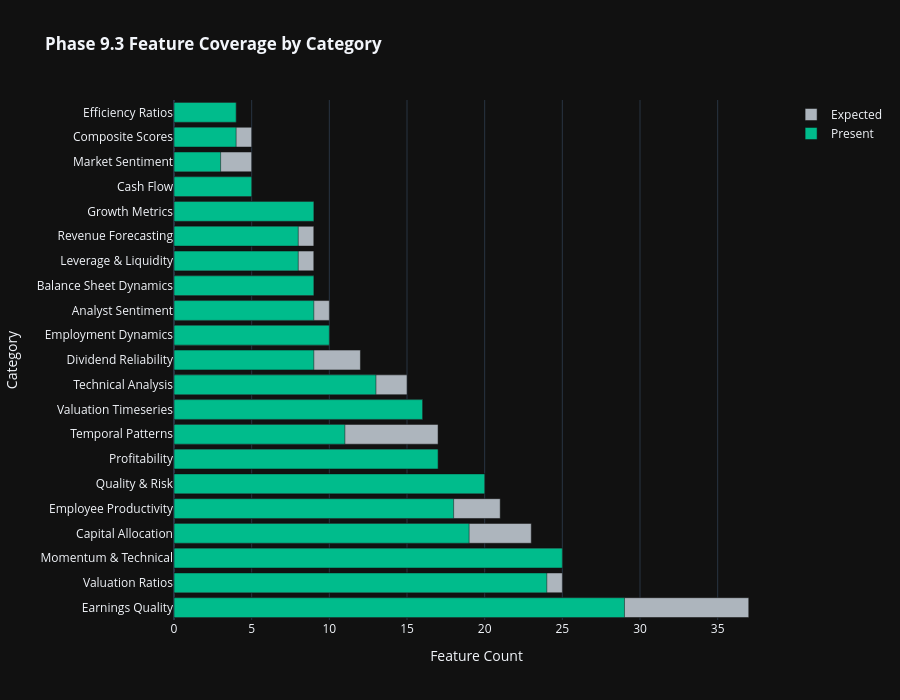
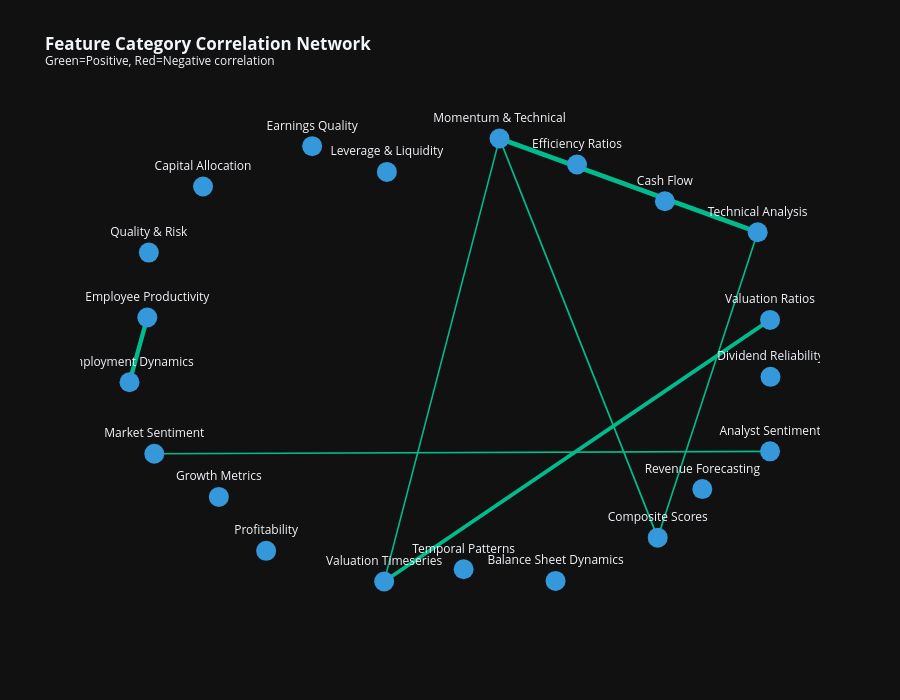

Notebook source saved alongside these figures, in order:
### Markdown cell above
## Cell 4: Phase 9.3 Feature Category Dashboards

Comprehensive dashboards for each of the 21 Phase 9.3 feature categories.

### Code cell
# ============================================================================
# Cell 4: Phase 9.3 Feature Category Dashboards
# ============================================================================

print('=' * 80)
print('📊 PHASE 9.3 FEATURE CATEGORY DASHBOARDS')
print('=' * 80)

category_viz_dir = OUTPUT_DIR / 'eda' / 'dashboards' / 'categories'
category_viz_dir.mkdir(parents=True, exist_ok=True)

# Get categorized features
categorized = categorize_dataframe_columns(df)

# ============================================================================
# 4.1 Category Coverage Overview
# ============================================================================
print('\n📋 Feature Category Coverage Analysis...')

coverage_data = []
for category, features in PHASE93_FEATURE_CATEGORIES.items():
    present = [f for f in features if f in df.columns]
    avg_completeness = 0
    if present:
        avg_completeness = df[present].notna().mean().mean() * 100

    coverage_data.append({
        'Category': category,
        'Expected': len(features),
        'Present': len(present),
        'Coverage_Pct': len(present) / len(features) * 100 if features else 0,
        'Completeness_Pct': avg_completeness,
        'Color': CATEGORY_COLORS.get(category, '#666666'),
    })

coverage_df = pd.DataFrame(coverage_data).sort_values('Expected', ascending=False)

# Coverage bar chart
fig_coverage = go.Figure()
fig_coverage.add_trace(go.Bar(
    y=coverage_df['Category'], x=coverage_df['Expected'],
    name='Expected', orientation='h', marker_color=COLOR_PALETTE['neutral'],
))
fig_coverage.add_trace(go.Bar(
    y=coverage_df['Category'], x=coverage_df['Present'],
    name='Present', orientation='h', marker_color=COLOR_PALETTE['success'],
))
fig_coverage.update_layout(
    title='<b>Phase 9.3 Feature Coverage by Category</b>',
    template=PLOTLY_TEMPLATE, height=700, barmode='overlay',
    xaxis_title='Feature Count', yaxis_title='Category',
)
fig_coverage.write_html(category_viz_dir / 'phase93_coverage_overview.html')
fig_coverage.show()
print(f'  ✓ Saved: phase93_coverage_overview.html')


# ============================================================================
# 4.2 Generate Dashboard for Each Major Category
# ============================================================================

def create_category_dashboard(dashboard_df, category_name, category_features, output_dir, group_cols=None):
    """Create comprehensive dashboard for a feature category."""
    # Filter features to only include numeric columns present in dashboard_df
    available_features = [f for f in category_features
                          if f in dashboard_df.columns and pd.api.types.is_numeric_dtype(dashboard_df[f])]

    if not available_features:
        print(f"  ⚠ No numeric features available for {category_name}")
        return None

    # Create subplots
    fig = make_subplots(
        rows=2, cols=2,
        subplot_titles=[
            f'{category_name}: Distribution by Sector',
            f'{category_name}: Top Features Correlation',
            f'{category_name}: Regional Comparison',
            f'{category_name}: Key Metrics Box Plots',
        ],
        specs=[[{'type': 'bar'}, {'type': 'heatmap'}],
               [{'type': 'scatter'}, {'type': 'box'}]],
        vertical_spacing=0.12, horizontal_spacing=0.1,
    )

    # 1. Mean by Sector (top 10 sectors)
    if 'sector' in dashboard_df.columns and available_features:
        sector_means = dashboard_df.groupby('sector')[available_features[:5]].mean()
        top_sectors = dashboard_df['sector'].value_counts().head(10).index
        sector_means = sector_means.loc[sector_means.index.isin(top_sectors)]

        for i_feat, feat in enumerate(available_features[:3]):
            if feat in sector_means.columns:
                fig.add_trace(
                    go.Bar(x=sector_means.index, y=sector_means[feat], name=feat[:20]),
                    row=1, col=1
                )

    # 2. Correlation heatmap
    if len(available_features) >= 3:
        corr = dashboard_df[available_features[:10]].corr()
        fig.add_trace(
            go.Heatmap(z=corr.values, x=corr.columns, y=corr.index,
                       colorscale='RdBu_r', zmin=-1, zmax=1),
            row=1, col=2
        )

    # 3. Regional scatter (first 2 features)
    if 'region' in dashboard_df.columns and len(available_features) >= 2:
        for region_name in dashboard_df['region'].unique()[:5]:
            region_df_slice = dashboard_df[dashboard_df['region'] == region_name]
            fig.add_trace(
                go.Scatter(x=region_df_slice[available_features[0]], y=region_df_slice[available_features[1]],
                           mode='markers', name=str(region_name)[:15], opacity=0.6),
                row=2, col=1
            )

    # 4. Box plots
    if 'sector' in dashboard_df.columns and available_features:
        for feat in available_features[:2]:
            fig.add_trace(
                go.Box(y=dashboard_df[feat], x=dashboard_df['sector'], name=feat[:15]),
                row=2, col=2
            )

    fig.update_layout(
        title=f'<b>{category_name} Dashboard</b><br><sup>{len(available_features)} features available</sup>',
        template=PLOTLY_TEMPLATE, height=900, showlegend=True,
    )

    output_path_file = output_dir / f'{category_name.lower().replace(" ", "_").replace("&", "and")}_dashboard.html'
    fig.write_html(output_path_file)
    return output_path_file


# Generate dashboards for key categories
key_categories = [
    'Momentum & Technical', 'Valuation Ratios', 'Profitability',
    'Quality & Risk', 'Growth Metrics', 'Leverage & Liquidity',
    'Analyst Sentiment', 'Earnings Quality', 'Dividend Reliability',
    'Revenue Forecasting', 'Balance Sheet Dynamics', 'Technical Analysis',
    'Valuation Timeseries', 'Employment Dynamics',
]

for category in key_categories:
    if category in PHASE93_FEATURE_CATEGORIES:
        features = PHASE93_FEATURE_CATEGORIES[category]
        result = create_category_dashboard(df, category, features, category_viz_dir)
        if result:
            print(f'  ✓ Created: {result.name}')

# ============================================================================
# 4.3 Feature Category Correlation Network
# ============================================================================
print('\n🕸️ Creating Feature Category Correlation Network...')
fig_network = create_category_correlation_network(df, category_mapping=PHASE93_FEATURE_CATEGORIES,
                                                  output_dir=category_viz_dir)
if fig_network is not None:
    fig_network.show()
    print(f'  ✓ Saved: category_correlation_network.html')

print('\n✓ Phase 9.3 Category Dashboards Complete')

### Figure 1 — Plotly figure (JSON) as saved in the notebook; plotly's stock layout.template omitted (floating-point values rounded to 4 significant figures)
{"data": [{"marker": {"color": "#adb5bd"}, "name": "Expected", "orientation": "h", "x": [37, 25, 25, 23, 21, 20, 17, 17, 16, 15, 12, 10, 10, 9, 9, 9, 9, 5, 5, 5, 4], "y": ["Earnings Quality", "Valuation Ratios", "Momentum & Technical", "Capital Allocation", "Employee Productivity", "Quality & Risk", "Profitability", "Temporal Patterns", "Valuation Timeseries", "Technical Analysis", "Dividend Reliability", "Employment Dynamics", "Analyst Sentiment", "Balance Sheet Dynamics", "Leverage & Liquidity", "Revenue Forecasting", "Growth Metrics", "Cash Flow", "Market Sentiment", "Composite Scores", "Efficiency Ratios"], "type": "bar"}, {"marker": {"color": "#00bc8c"}, "name": "Present", "orientation": "h", "x": [29, 24, 25, 19, 18, 20, 17, 11, 16, 13, 9, 10, 9, 9, 8, 8, 9, 5, 3, 4, 4], "y": ["Earnings Quality", "Valuation Ratios", "Momentum & Technical", "Capital Allocation", "Employee Productivity", "Quality & Risk", "Profitability", "Temporal Patterns", "Valuation Timeseries", "Technical Analysis", "Dividend Reliability", "Employment Dynamics", "Analyst Sentiment", "Balance Sheet Dynamics", "Leverage & Liquidity", "Revenue Forecasting", "Growth Metrics", "Cash Flow", "Market Sentiment", "Composite Scores", "Efficiency Ratios"], "type": "bar"}], "layout": {"title": {"text": "<b>Phase 9.3 Feature Coverage by Category</b>"}, "height": 700, "barmode": "overlay", "xaxis": {"title": {"text": "Feature Count"}}, "yaxis": {"title": {"text": "Category"}}}}

### Figure 2 — Plotly figure (JSON) as saved in the notebook; plotly's stock layout.template omitted (floating-point values rounded to 4 significant figures)
{"data": [{"hoverinfo": "none", "line": {"color": "#00bc8c", "width": 1.752}, "mode": "lines", "x": [0.1351, 0.6078, null], "y": [1.0, -0.7863, null], "type": "scatter"}, {"hoverinfo": "none", "line": {"color": "#00bc8c", "width": 4.702}, "mode": "lines", "x": [0.1351, 0.9065, null], "y": [1.0, 0.5803, null], "type": "scatter"}, {"hoverinfo": "none", "line": {"color": "#00bc8c", "width": 1.54}, "mode": "lines", "x": [0.1351, -0.2096, null], "y": [1.0, -0.9823, null], "type": "scatter"}, {"hoverinfo": "none", "line": {"color": "#00bc8c", "width": 3.843}, "mode": "lines", "x": [0.9434, -0.2096, null], "y": [0.1883, -0.9823, null], "type": "scatter"}, {"hoverinfo": "none", "line": {"color": "#00bc8c", "width": 1.707}, "mode": "lines", "x": [0.9434, -0.8963, null], "y": [-0.4, -0.4106, null], "type": "scatter"}, {"hoverinfo": "none", "line": {"color": "#00bc8c", "width": 1.62}, "mode": "lines", "x": [0.6078, 0.9065, null], "y": [-0.7863, 0.5803, null], "type": "scatter"}, {"hoverinfo": "none", "line": {"color": "#00bc8c", "width": 4.439}, "mode": "lines", "x": [-0.9172, -0.9704, null], "y": [0.1989, -0.09082, null], "type": "scatter"}, {"hoverinfo": "text", "marker": {"color": "#3498db", "size": 20}, "mode": "markers+text", "text": ["Momentum & Technical", "Valuation Ratios", "Profitability", "Quality & Risk", "Cash Flow", "Capital Allocation", "Analyst Sentiment", "Market Sentiment", "Leverage & Liquidity", "Temporal Patterns", "Composite Scores", "Growth Metrics", "Efficiency Ratios", "Employee Productivity", "Balance Sheet Dynamics", "Revenue Forecasting", "Earnings Quality", "Technical Analysis", "Valuation Timeseries", "Dividend Reliability", "Employment Dynamics"], "textposition": "top center", "x": [0.1351, 0.9434, -0.5622, -0.9127, 0.6293, -0.7507, 0.9434, -0.8963, -0.2014, 0.0279, 0.6078, -0.7035, 0.3667, -0.9172, 0.3026, 0.7411, -0.4247, 0.9065, -0.2096, 0.9448, -0.9704], "y": [1.0, 0.1883, -0.8451, 0.4896, 0.7193, 0.7853, -0.4, -0.4106, 0.8505, -0.9277, -0.7863, -0.6037, 0.8835, 0.1989, -0.9795, -0.5689, 0.9658, 0.5803, -0.9823, -0.06652, -0.09082], "type": "scatter"}], "layout": {"xaxis": {"showgrid": false, "zeroline": false, "showticklabels": false}, "yaxis": {"showgrid": false, "zeroline": false, "showticklabels": false}, "title": {"text": "<b>Feature Category Correlation Network</b><br><sup>Green=Positive, Red=Negative correlation</sup>"}, "showlegend": false, "height": 700}}
